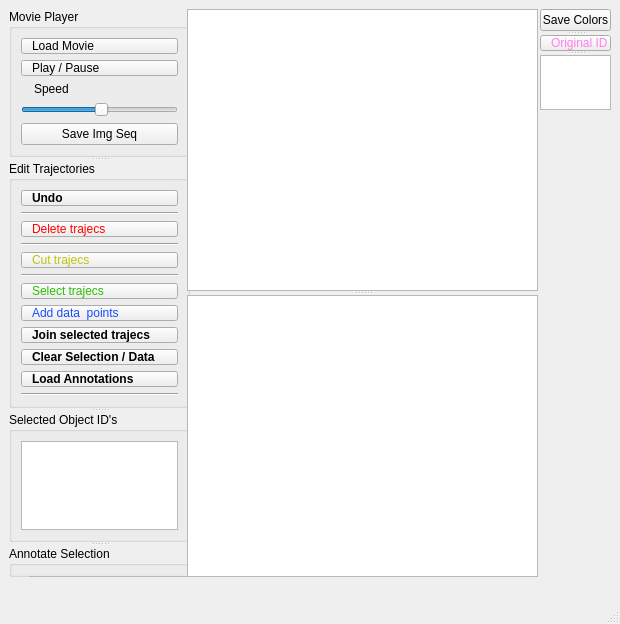
<?xml version="1.0" encoding="UTF-8"?>
<ui version="4.0">
 <class>MainWindow</class>
 <widget class="QMainWindow" name="MainWindow">
  <property name="geometry">
   <rect>
    <x>0</x>
    <y>0</y>
    <width>620</width>
    <height>624</height>
   </rect>
  </property>
  <property name="windowTitle">
   <string>MainWindow</string>
  </property>
  <widget class="QWidget" name="centralwidget">
   <widget class="Line" name="line">
    <property name="geometry">
     <rect>
      <x>224</x>
      <y>291</y>
      <width>16</width>
      <height>16</height>
     </rect>
    </property>
    <property name="orientation">
     <enum>Qt::Horizontal</enum>
    </property>
   </widget>
   <widget class="QSplitter" name="splitter">
    <property name="geometry">
     <rect>
      <x>9</x>
      <y>9</y>
      <width>181</width>
      <height>568</height>
     </rect>
    </property>
    <property name="orientation">
     <enum>Qt::Vertical</enum>
    </property>
    <widget class="QGroupBox" name="groupBox">
     <property name="title">
      <string>Movie Player</string>
     </property>
     <layout class="QVBoxLayout" name="verticalLayout">
      <item>
       <widget class="QPushButton" name="movie_play">
        <property name="styleSheet">
         <string notr="true">text-align: left; padding-left: 10px</string>
        </property>
        <property name="text">
         <string>Load Movie</string>
        </property>
       </widget>
      </item>
      <item>
       <widget class="QPushButton" name="movie_pause">
        <property name="styleSheet">
         <string notr="true">text-align: left; padding-left: 10px</string>
        </property>
        <property name="text">
         <string>Play / Pause</string>
        </property>
       </widget>
      </item>
      <item>
       <widget class="QLabel" name="label">
        <property name="styleSheet">
         <string notr="true">text-align: left; padding-left: 10px</string>
        </property>
        <property name="text">
         <string>Speed</string>
        </property>
       </widget>
      </item>
      <item>
       <widget class="QSlider" name="movie_speed">
        <property name="minimum">
         <number>-30</number>
        </property>
        <property name="maximum">
         <number>30</number>
        </property>
        <property name="singleStep">
         <number>1</number>
        </property>
        <property name="value">
         <number>1</number>
        </property>
        <property name="orientation">
         <enum>Qt::Horizontal</enum>
        </property>
       </widget>
      </item>
      <item>
       <widget class="QPushButton" name="movie_save">
        <property name="text">
         <string>Save Img Seq</string>
        </property>
       </widget>
      </item>
     </layout>
    </widget>
    <widget class="QGroupBox" name="groupBox_2">
     <property name="title">
      <string>Edit Trajectories</string>
     </property>
     <layout class="QVBoxLayout" name="verticalLayout_2">
      <item>
       <widget class="QPushButton" name="trajec_undo">
        <property name="styleSheet">
         <string notr="true">font-weight: bold; text-align: left; padding-left: 10px</string>
        </property>
        <property name="text">
         <string>Undo</string>
        </property>
       </widget>
      </item>
      <item>
       <widget class="Line" name="line_2">
        <property name="orientation">
         <enum>Qt::Horizontal</enum>
        </property>
       </widget>
      </item>
      <item>
       <widget class="QPushButton" name="trajec_delete">
        <property name="styleSheet">
         <string notr="true">color: rgb(255, 2, 2); text-align: left; padding-left: 10px</string>
        </property>
        <property name="text">
         <string>Delete trajecs</string>
        </property>
       </widget>
      </item>
      <item>
       <widget class="Line" name="line_3">
        <property name="orientation">
         <enum>Qt::Horizontal</enum>
        </property>
       </widget>
      </item>
      <item>
       <widget class="QPushButton" name="trajec_cut">
        <property name="styleSheet">
         <string notr="true">color: rgb(191, 194, 12); text-align: left; padding-left: 10px</string>
        </property>
        <property name="text">
         <string>Cut trajecs</string>
        </property>
       </widget>
      </item>
      <item>
       <widget class="Line" name="line_4">
        <property name="orientation">
         <enum>Qt::Horizontal</enum>
        </property>
       </widget>
      </item>
      <item>
       <widget class="QPushButton" name="trajec_join_collect">
        <property name="styleSheet">
         <string notr="true">color: rgb(43, 193, 1); text-align: left; padding-left: 10px</string>
        </property>
        <property name="text">
         <string>Select trajecs</string>
        </property>
       </widget>
      </item>
      <item>
       <widget class="QPushButton" name="trajec_join_add_data">
        <property name="styleSheet">
         <string notr="true">color: rgb(26, 75, 255); text-align: left; padding-left: 10px</string>
        </property>
        <property name="text">
         <string>Add data  points</string>
        </property>
       </widget>
      </item>
      <item>
       <widget class="QPushButton" name="trajec_join_save">
        <property name="styleSheet">
         <string notr="true">font-weight: bold; text-align: left; padding-left: 10px</string>
        </property>
        <property name="text">
         <string>Join selected trajecs</string>
        </property>
       </widget>
      </item>
      <item>
       <widget class="QPushButton" name="trajec_join_clear">
        <property name="styleSheet">
         <string notr="true">font-weight: bold; text-align: left; padding-left: 10px</string>
        </property>
        <property name="text">
         <string>Clear Selection / Data</string>
        </property>
       </widget>
      </item>
      <item>
       <widget class="QPushButton" name="load_annotations">
        <property name="styleSheet">
         <string notr="true">font-weight: bold; text-align: left; padding-left: 10px</string>
        </property>
        <property name="text">
         <string>Load Annotations</string>
        </property>
       </widget>
      </item>
      <item>
       <widget class="Line" name="line_5">
        <property name="orientation">
         <enum>Qt::Horizontal</enum>
        </property>
       </widget>
      </item>
     </layout>
    </widget>
    <widget class="QGroupBox" name="groupBox_4">
     <property name="title">
      <string>Selected Object ID's</string>
     </property>
     <layout class="QVBoxLayout" name="verticalLayout_3">
      <item>
       <widget class="QPlainTextEdit" name="qttext_selected_objids"/>
      </item>
     </layout>
    </widget>
    <widget class="QGroupBox" name="groupBox_3">
     <property name="title">
      <string>Annotate Selection</string>
     </property>
     <widget class="QPushButton" name="save_annotation">
      <property name="geometry">
       <rect>
        <x>20</x>
        <y>190</y>
        <width>141</width>
        <height>27</height>
       </rect>
      </property>
      <property name="styleSheet">
       <string notr="true">font-weight: bold; text-align: left; padding-left: 10px</string>
      </property>
      <property name="text">
       <string>Save Annotation</string>
      </property>
     </widget>
     <widget class="QCheckBox" name="annotated_color_checkbox">
      <property name="geometry">
       <rect>
        <x>20</x>
        <y>220</y>
        <width>151</width>
        <height>22</height>
       </rect>
      </property>
      <property name="text">
       <string>Annotated = Black</string>
      </property>
     </widget>
     <widget class="QCheckBox" name="annotated_checkbox_1">
      <property name="geometry">
       <rect>
        <x>0</x>
        <y>30</y>
        <width>171</width>
        <height>31</height>
       </rect>
      </property>
      <property name="text">
       <string/>
      </property>
     </widget>
     <widget class="QPlainTextEdit" name="annotated_text_1">
      <property name="geometry">
       <rect>
        <x>20</x>
        <y>30</y>
        <width>161</width>
        <height>31</height>
       </rect>
      </property>
      <property name="plainText">
       <string/>
      </property>
     </widget>
     <widget class="QCheckBox" name="annotated_checkbox_2">
      <property name="geometry">
       <rect>
        <x>0</x>
        <y>70</y>
        <width>171</width>
        <height>31</height>
       </rect>
      </property>
      <property name="text">
       <string/>
      </property>
     </widget>
     <widget class="QPlainTextEdit" name="annotated_text_2">
      <property name="geometry">
       <rect>
        <x>20</x>
        <y>70</y>
        <width>161</width>
        <height>31</height>
       </rect>
      </property>
      <property name="plainText">
       <string/>
      </property>
     </widget>
     <widget class="QCheckBox" name="annotated_checkbox_3">
      <property name="geometry">
       <rect>
        <x>0</x>
        <y>110</y>
        <width>171</width>
        <height>31</height>
       </rect>
      </property>
      <property name="text">
       <string/>
      </property>
     </widget>
     <widget class="QPlainTextEdit" name="annotated_text_3">
      <property name="geometry">
       <rect>
        <x>20</x>
        <y>110</y>
        <width>161</width>
        <height>31</height>
       </rect>
      </property>
      <property name="plainText">
       <string/>
      </property>
     </widget>
     <widget class="QCheckBox" name="annotated_checkbox_4">
      <property name="geometry">
       <rect>
        <x>0</x>
        <y>150</y>
        <width>171</width>
        <height>31</height>
       </rect>
      </property>
      <property name="text">
       <string/>
      </property>
     </widget>
     <widget class="QPlainTextEdit" name="annotated_text_4">
      <property name="geometry">
       <rect>
        <x>20</x>
        <y>150</y>
        <width>161</width>
        <height>31</height>
       </rect>
      </property>
      <property name="plainText">
       <string/>
      </property>
     </widget>
     <widget class="QCheckBox" name="annotated_hide_checkbox">
      <property name="geometry">
       <rect>
        <x>20</x>
        <y>250</y>
        <width>151</width>
        <height>22</height>
       </rect>
      </property>
      <property name="text">
       <string>Hide Annotated</string>
      </property>
     </widget>
    </widget>
   </widget>
   <widget class="QSplitter" name="splitter_2">
    <property name="geometry">
     <rect>
      <x>187</x>
      <y>9</y>
      <width>351</width>
      <height>568</height>
     </rect>
    </property>
    <property name="orientation">
     <enum>Qt::Vertical</enum>
    </property>
    <widget class="PlotWidget" name="qtplot_trajectory"/>
    <widget class="PlotWidget" name="qtplot_timetrace"/>
   </widget>
   <widget class="QSplitter" name="splitter_3">
    <property name="geometry">
     <rect>
      <x>540</x>
      <y>9</y>
      <width>71</width>
      <height>101</height>
     </rect>
    </property>
    <property name="orientation">
     <enum>Qt::Vertical</enum>
    </property>
    <widget class="QPushButton" name="save_colors">
     <property name="text">
      <string>Save Colors</string>
     </property>
    </widget>
    <widget class="QPushButton" name="get_original_objid">
     <property name="styleSheet">
      <string notr="true">color: rgb(255, 129, 234); text-align: left; padding-left: 10px</string>
     </property>
     <property name="text">
      <string>Original ID</string>
     </property>
    </widget>
    <widget class="QPlainTextEdit" name="qttext_show_original_objid"/>
   </widget>
  </widget>
  <widget class="QMenuBar" name="menubar">
   <property name="geometry">
    <rect>
     <x>0</x>
     <y>0</y>
     <width>620</width>
     <height>19</height>
    </rect>
   </property>
  </widget>
  <widget class="QStatusBar" name="statusbar"/>
 </widget>
 <customwidgets>
  <customwidget>
   <class>PlotWidget</class>
   <extends>QGraphicsView</extends>
   <header>pyqtgraph</header>
  </customwidget>
 </customwidgets>
 <resources/>
 <connections/>
</ui>
